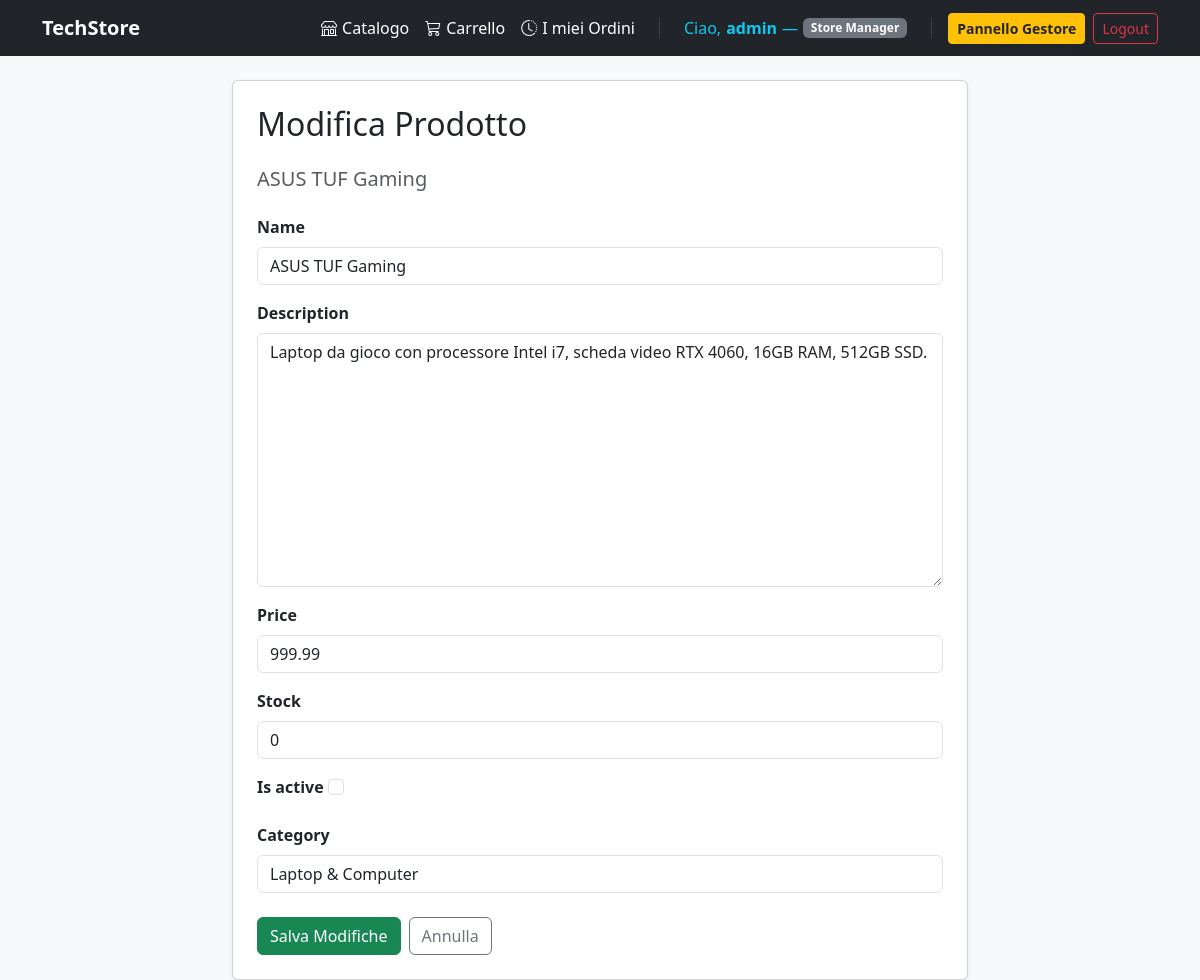
Page /prodotto/2/modifica/ (signed in) on the earlier database version.
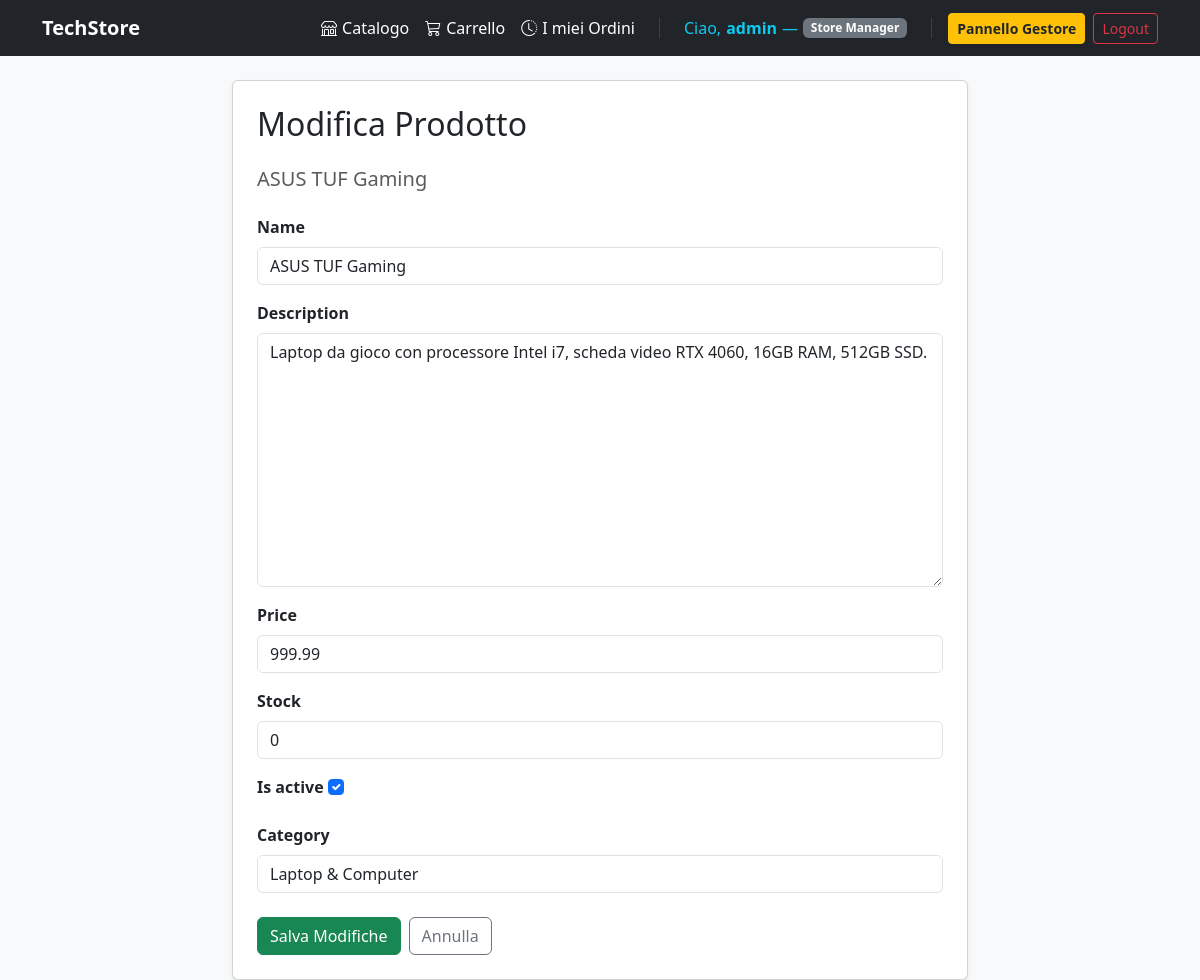
Same page on the later database version.
### store/models.py (models this page shows, shortened)
class Product(models.Model):
    category = models.ForeignKey(Category, on_delete=models.CASCADE, related_name='products')
    name = models.CharField(max_length=200)
    description = models.TextField()
    price = models.DecimalField(max_digits=10, decimal_places=2)
    stock = models.IntegerField(default=0)
    is_active = models.BooleanField(default=True)

### store/views.py (the view)
# urls.py: path('prodotto/<int:pk>/modifica/', ProductUpdateView.as_view(), name='product_edit'),
class ProductUpdateView(LoginRequiredMixin, UserPassesTestMixin, UpdateView):
    model = Product
    fields = ['name', 'description', 'price', 'stock', 'is_active', 'category']
    template_name = 'modificaProdotto.html'
    success_url = reverse_lazy('product_list')
    def test_func(self):
        user = self.request.user
        return (
            user.is_superuser or (user.is_authenticated and getattr(user, 'role', '') == 'store_manager')
        )

### accounts/models.py (called while the page is built)
    def is_manager(self):
        return self.role == self.STORE_MANAGER

### store/models.py (called while the page is built)
    def __str__(self):
        return self.name

### templates/modificaProdotto.html (shortened to what this page needs)
{% extends 'base.html' %}
{% block content %}
<div class="row justify-content-center mt-4">
    <div class="col-md-8">
        <div class="card shadow-sm">
            <div class="card-body p-4">
                <h2 class="card-title mb-4">Modifica Prodotto</h2>
                <h5 class="text-muted mb-4">{{ product.name }}</h5>
                <form method="post" enctype="multipart/form-data">
                    {% for field in form %}
                        <div class="mb-3">
                            <label for="{{ field.id_for_label }}" class="form-label fw-bold">{{ field.label }}</label>
                            {{ field }}
                        </div>
                    {% endfor %}
                    <div class="mt-4 d-flex gap-2">
                        <button type="submit" class="btn btn-success">Salva Modifiche</button>
                        <a href="{% url 'product_list' %}" class="btn btn-outline-secondary">Annulla</a>
                    </div>
                </form>
            </div>
        </div>
    </div>
</div>
{% endblock %}

Differences in the rows shown:
changed Product "ASUS TUF Gaming": is_active "☐" → "☑"
